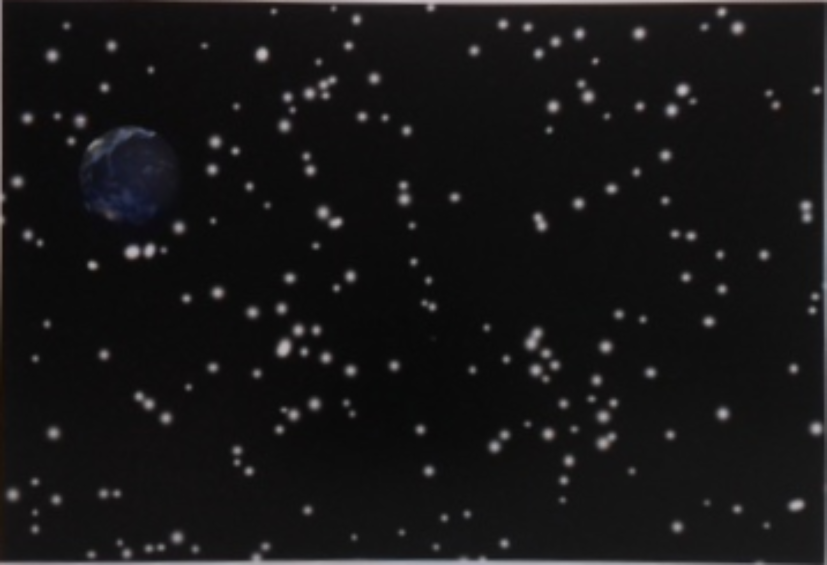
#> input picture moonDistance/window1.png, 1653 x 1130 px (shown at 1/2 size); its folder holds only this picture in this run
$ python findPlanets.py window1.png
#> lines starting #> are read from the running program, lines starting #| are printed output that depends on the picture; after the words box and inside, x2 and y2 are one past the last pixel; in counts of white or black regions, pixels touching at a corner belong together
### moonDistance/planets.py
class Planet:
    def __init__(self, x, y, r):
        # x and y are the coordinates of the center of the circle
        self.x = x
        self.y = y
        self.r = r
        self.fileName = ""
        self.type = ""

    # create getter methods for the x, y, and r attributes
    def getX(self):
        return self.x

    def getY(self):
        return self.y

    def getR(self):
        return self.r

    def setFileName(self, fileName):
        self.fileName = fileName

    def setType(self, type):
        self.type = type

### moonDistance/findPlanets.py
# Separate planets from background
# Save the image with the planets separated from the background
# into folder called separatedPlanets[time]

import cv2
import numpy as np
import matplotlib.pyplot as plt
import sys
from planets import Planet
import os
import shutil


def applyWhiteMask(image_path):
    # Load the image
    # Replace with the actual path to your image
    img = cv2.imread(image_path, cv2.IMREAD_COLOR)

    # # before detecting white, try to increase the brightness of the image
    # # convert the image to hsv
    # hsv = cv2.cvtColor(img, cv2.COLOR_BGR2HSV)
    # # split the channels
    # h, s, v = cv2.split(hsv)
    # # increase the brightness
    # v += 100
    # # merge the channels
    # final_hsv = cv2.merge((h, s, v))
    # # convert back to bgr
    # img = cv2.cvtColor(final_hsv, cv2.COLOR_HSV2BGR)

    # create an image with only white pixels from the image
    # create a mask
    lower_white = np.array([200, 200, 200], dtype=np.uint8)
    upper_white = np.array([255, 255, 255], dtype=np.uint8)
    white_mask = cv2.inRange(img, lower_white, upper_white)

    # Apply the mask to the image
    result = cv2.bitwise_and(img, img, mask=white_mask)

    # i want to make every white in the image to be 255
    # and everything else to be 0
    # this will make it easier to detect the planets

    # Convert the image to grayscale
    gray = cv2.cvtColor(result, cv2.COLOR_BGR2GRAY)

    # Apply a threshold to convert the image to binary
    _, binary = cv2.threshold(gray, 1, 255, cv2.THRESH_BINARY)

    # i want all the white pixels in the image to increase in size
    # so basically make a circle around each white pixel so it becomes bigger

    # Create a structuring element for the dilation
    kernel = np.ones((40, 40), np.uint8)

    # Apply dilation to increase the size of the white regions
    dilated = cv2.dilate(binary, kernel, iterations=1)

    # [7 lines of commented-out code are left out]

    return dilated


def separate_planet(image_path, save_path, show=1):
    # Load the image
    # Replace with the actual path to your image
    img = cv2.imread(image_path, cv2.IMREAD_COLOR)
    whiteImg = applyWhiteMask(image_path)


    _, mask = cv2.threshold(whiteImg, thresh=180, maxval=255, type=cv2.THRESH_BINARY)
    # copy where we'll assign the new values
    green_hair = np.copy(img)
    # boolean indexing and assignment based on mask
    green_hair[(mask==255)] = [0,0,0]

    fig, ax = plt.subplots(1,2,figsize=(12,6))
    ax[0].imshow(cv2.cvtColor(img, cv2.COLOR_BGR2RGB))
    ax[1].imshow(cv2.cvtColor(green_hair, cv2.COLOR_BGR2RGB))

    plt.show()

    # should be workin giwth green_hair instead


    # idea: first try to detect the starts by looking into white mask on the image


    # Convert the image to grayscale
    gray = cv2.cvtColor(green_hair, cv2.COLOR_BGR2GRAY)

    # Apply GaussianBlur to reduce noise and help circle detection
    gray_blurred = cv2.GaussianBlur(gray, (9, 9), 2)

    # Use Hough Circle Transform to detect circles
    circles = cv2.HoughCircles(
        gray_blurred,
        cv2.HOUGH_GRADIENT,
        dp=1,  # inverse ratio of the accumulator resolution
        minDist=250,  # minimum distance between the centers of detected circles
        param1=10,  # gradient value for edge detection
        param2=20,  # accumulator threshold for circle detection
        minRadius=75,  # minimum radius of the detected circle
        maxRadius=120,  # maximum radius of the detected circle
    )

    listOfPlanetObjects = []

    # If circles are found, draw them on the image
    if circles is not None:
        circles = np.uint16(np.around(circles))
        for i in circles[0, :]:
            # draw the outer circle
            # cv2.circle(img, (i[0], i[1]), i[2], (0, 255, 0), 2)
            # draw the center of the circle
            # cv2.circle(img, (i[0], i[1]), 2, (0, 0, 255), 3)
            # Need to create a new Planet object and save it to the list
            planet = Planet(i[0], i[1], i[2])
            planet.setFileName(fromPathGetFileName(image_path))
            listOfPlanetObjects.append(planet)

        # Display the result
        plt.imshow(cv2.cvtColor(img, cv2.COLOR_BGR2RGB))
        plt.title('Detected Circles')
        # if show==1:
        #     plt.show()
        # Save the image using plt
        # plt.imsave(save_path, cv2.cvtColor(img, cv2.COLOR_BGR2RGB))
        # when key pressed, close the window
        plt.close()

    else:
        print("No circles detected.")

    print(f"Detected {len(listOfPlanetObjects)} planet[s].")
    return listOfPlanetObjects

def fromPathGetFileName(path):
    return os.path.basename(path)


def cropImage(img):
        # Convert the image to grayscale
    gray = cv2.cvtColor(img, cv2.COLOR_BGR2GRAY)

    # Find contours in the image
    contours, _ = cv2.findContours(gray, cv2.RETR_EXTERNAL, cv2.CHAIN_APPROX_SIMPLE)

    # Find the contour with the maximum area (assuming it represents the planet)
    max_contour = max(contours, key=cv2.contourArea)

    # Create a mask for the planet using the maximum contour
    mask = np.zeros_like(gray)
    cv2.drawContours(mask, [max_contour], 0, 255, thickness=cv2.FILLED)

    # Bitwise AND operation to apply the mask to the original image
    result = cv2.bitwise_and(img, img, mask=mask)

    # Find the bounding box of the planet
    x, y, w, h = cv2.boundingRect(max_contour)

    # Crop the image to the bounding box
    cropped_image = result[y:y+h, x:x+w]

    # Resize the cropped image to your desired dimensions
    desired_size = (300, 300)  # specify the dimensions you want
    resized_image = cv2.resize(cropped_image, desired_size)

    # Display or save the final result as needed
    cv2.imshow("Final Result", resized_image)
    cv2.waitKey(0)
    cv2.destroyAllWindows()


    return resized_image

# now a generic function
# it will, take the image path, the save path, and the planet object
# it will try to detect the planet in the image
# then it will remove the background and save the image to the save path
def planetDetection():


    input_path = sys.argv[1]
    output_path = sys.argv[1]

    listOfPlanetObjects = separate_planet(input_path, output_path, 1)
#> in separate_planet, img is the input picture: shape (1130, 1653, 3); mean B, G, R 22.2, 21.6, 22.4
#> in applyWhiteMask, `white_mask = cv2.inRange(img, lower_white, upper_white)`: white_mask: shape (1130, 1653); every value is 0
#> in applyWhiteMask, `result = cv2.bitwise_and(img, img, mask=white_mask)`: result: shape (1130, 1653, 3); every value is 0
#> in separate_planet, `plt.show()`:
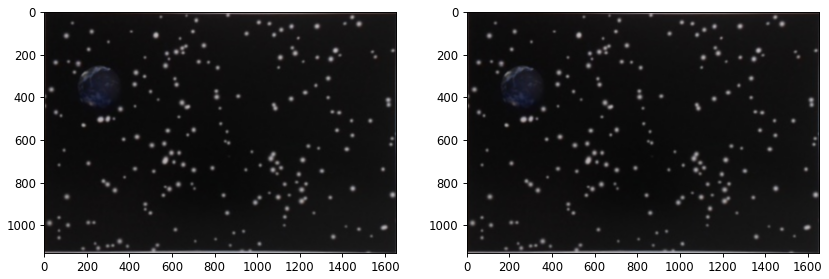
#> figure drawn by matplotlib, 2 panels
#> in separate_planet, `circles = cv2.HoughCircles( gray_blurred, cv2.HOUGH_GRADIENT, dp=1,`: circles = [[260.5, 355.5, 103.5]]
#> in separate_planet, `circles = np.uint16(np.around(circles))`: circles = [[260, 356, 104]]
#> the loop in separate_planet, `for i in circles[0, :]:` made 1 pass
#> after the loop in separate_planet, `for i in circles[0, :]:`: listOfPlanetObjects = 1 item
#| Detected 1 planet[s].

    # output path will be Planets/[name of the image].jpg


    # now I need to remove everything from the image except the planet
    # I will use the Planet object to do this
    # I will use the x, y, r to create a mask
    # then I will apply the mask to the image
    # then I will save the image to file
    counter = -1
    for planet in listOfPlanetObjects:
        counter += 1
        # read the image
        img = cv2.imread(output_path, cv2.IMREAD_COLOR)
        # create a mask
        mask = np.zeros(img.shape[:2], np.uint8)
        cv2.circle(mask, (planet.x, planet.y), planet.r, (255, 255, 255), -1)
        # apply the mask
        result = cv2.bitwise_and(img, img, mask=mask)
        # crop it
        result = cropImage(result)
        # save the image
        # change the output path to include a counter so that the images are not overwritten
        # it should look like Planets/[name of the image]_[counter].jpg
        local_output_path = output_path.split(".")[0] + "_" + str(counter) + ".jpg"
        planet.setFileName(fromPathGetFileName(local_output_path))
        cv2.imwrite("circle_1.png", result)

    print("Planets separated and saved to Planets folder.")
    return listOfPlanetObjects

# [84 lines left out: functions earth_or_moon, planetOfInterest, detectIfFolderIsEmpty, not called in this run]

def main():
    planetDetection()
#> in planetDetection, `cv2.circle(mask, (planet.x, planet.y), planet.r, (255, 255, 255), -1)`:
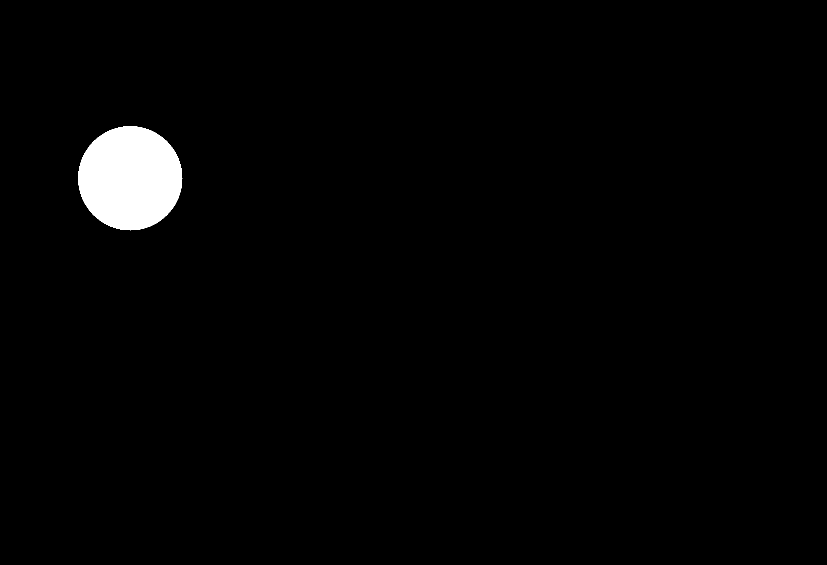
#> mask: shape (1130, 1653) (shown at 1/2 size); 1.8% white; 1 white region
#> in cropImage, `contours, _ = cv2.findContours(gray, cv2.RETR_EXTERNAL, cv2.CHAIN_APPR..`: contours = 1 contour; box (x1, y1, x2, y2) and area: (156, 252, 365, 461) 33654
#> in cropImage, `max_contour = max(contours, key=cv2.contourArea)`: max_contour = contour of 308 points, box (x1, y1, x2, y2) (156, 252, 365, 461), area 33654
#> in cropImage, `x, y, w, h = cv2.boundingRect(max_contour)`: x = 156; y = 252; w = 209
#> in cropImage, `cropped_image = result[y:y+h, x:x+w]`:
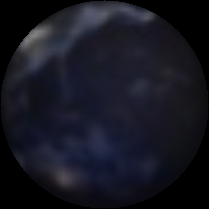
#> cropped_image: shape (209, 209, 3); mean B, G, R 32.8, 22.8, 22
    # if we don't have earth/moon templates yet, create them
    # createTemplate()

    # planetOfInterest()


if __name__ == "__main__":
    main()

$ run again, on moonDistance/window5.png
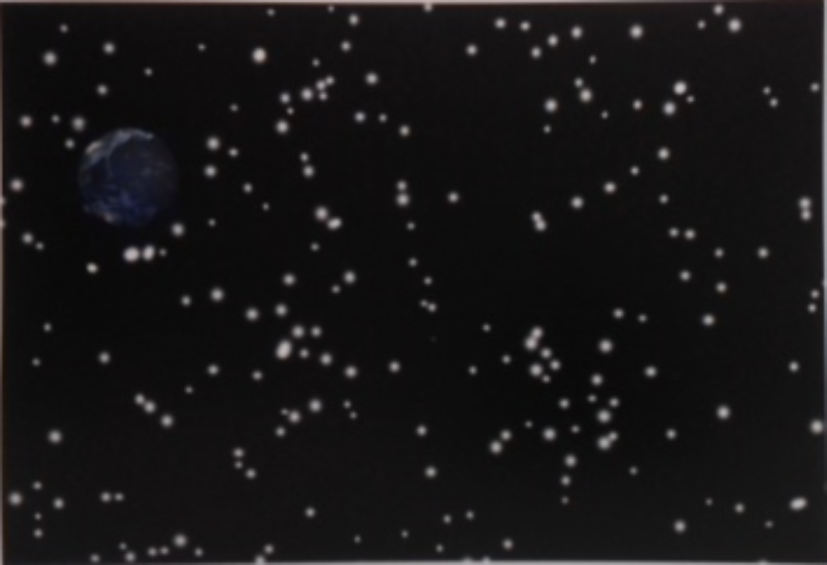
#> input picture moonDistance/window5.png, 1653 x 1130 px (shown at 1/2 size)
#> in separate_planet, img is the input picture: shape (1130, 1653, 3); mean B, G, R 22.1, 21.4, 22.7
#> white_mask: shape (1130, 1653); every value is 0
#> in separate_planet, `circles = cv2.HoughCircles( gray_blurred, cv2.HOUGH_GRADIENT, dp=1,`: circles = [[266.5, 348.5, 89.3]]
#> in separate_planet, `circles = np.uint16(np.around(circles))`: circles = [[266, 348, 89]]
#> the loop in separate_planet, `for i in circles[0, :]:` made 1 pass
#> after the loop in separate_planet, `for i in circles[0, :]:`: listOfPlanetObjects = 1 item
#| Detected 1 planet[s].
#> in planetDetection, `cv2.circle(mask, (planet.x, planet.y), planet.r, (255, 255, 255), -1)`:
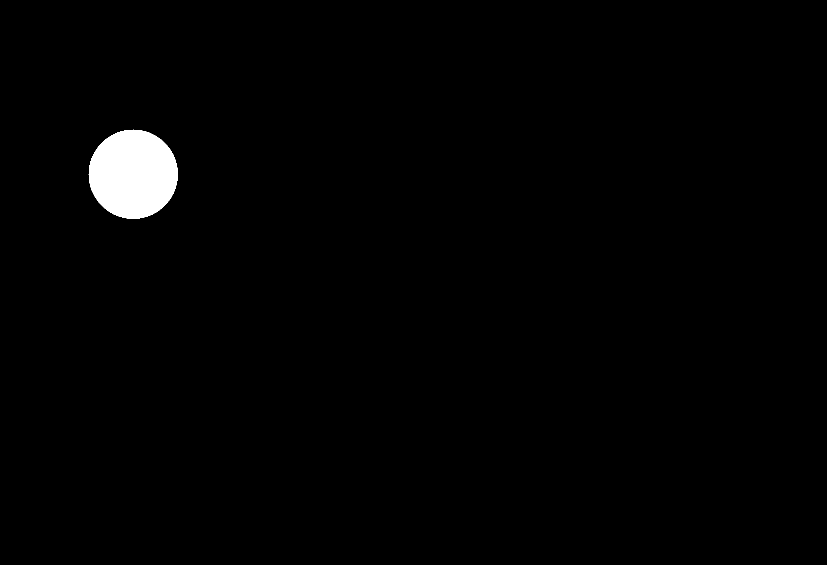
#> mask: shape (1130, 1653) (shown at 1/2 size); 1.3% white; 1 white region
#> contours = 1 contour; box (x1, y1, x2, y2) and area: (177, 259, 356, 438) 24594
#> max_contour = contour of 244 points, box (x1, y1, x2, y2) (177, 259, 356, 438), area 24594
#> x = 177; y = 259; w = 179
#> in cropImage, `cropped_image = result[y:y+h, x:x+w]`:
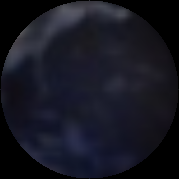
#> cropped_image: shape (179, 179, 3); mean B, G, R 32.9, 22.6, 21.9

$ run again, on moonDistance/window7.png
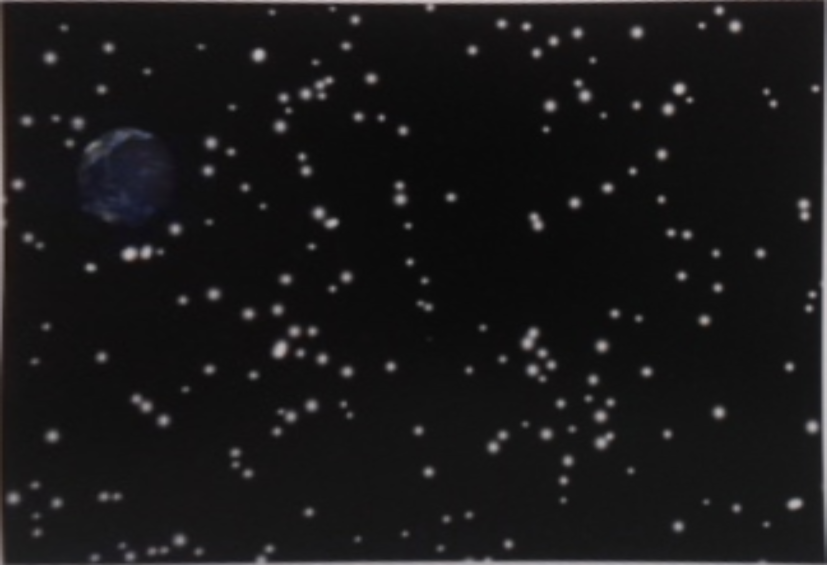
#> input picture moonDistance/window7.png, 1653 x 1130 px (shown at 1/2 size)
#> in separate_planet, img is the input picture: shape (1130, 1653, 3); mean B, G, R 24.2, 23.6, 24.4
#> white_mask: shape (1130, 1653); every value is 0
#> in separate_planet, `circles = cv2.HoughCircles( gray_blurred, cv2.HOUGH_GRADIENT, dp=1,`: circles = [[251.5, 351.5, 95.9]]
#> in separate_planet, `circles = np.uint16(np.around(circles))`: circles = [[252, 352, 96]]
#> the loop in separate_planet, `for i in circles[0, :]:` made 1 pass
#> after the loop in separate_planet, `for i in circles[0, :]:`: listOfPlanetObjects = 1 item
#| Detected 1 planet[s].
#> in planetDetection, `cv2.circle(mask, (planet.x, planet.y), planet.r, (255, 255, 255), -1)`:
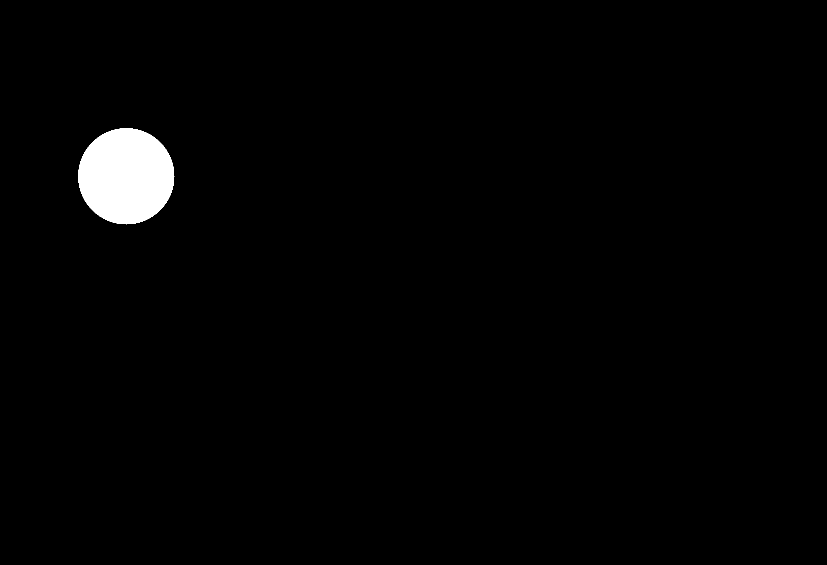
#> mask: shape (1130, 1653) (shown at 1/2 size); 1.5% white; 1 white region
#> contours = 1 contour; box (x1, y1, x2, y2) and area: (156, 256, 349, 449) 28646
#> max_contour = contour of 276 points, box (x1, y1, x2, y2) (156, 256, 349, 449), area 28646
#> x = 156; y = 256; w = 193
#> in cropImage, `cropped_image = result[y:y+h, x:x+w]`:
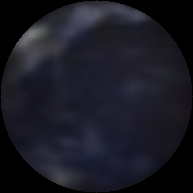
#> cropped_image: shape (193, 193, 3); mean B, G, R 35.8, 26.1, 25.7

$ run again, on moonDistance/window2.png
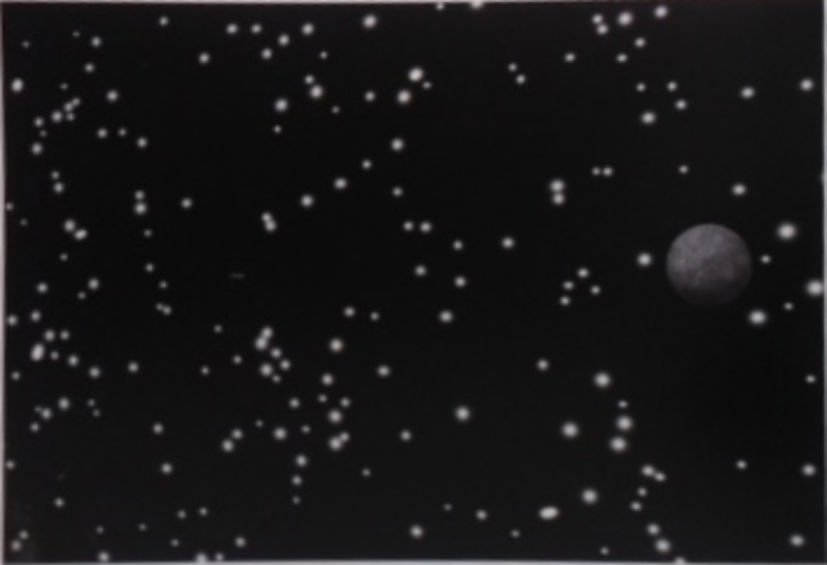
#> input picture moonDistance/window2.png, 1653 x 1130 px (shown at 1/2 size)
#> in separate_planet, img is the input picture: shape (1130, 1653, 3); mean B, G, R 23.2, 22.6, 23.4
#> white_mask: shape (1130, 1653); every value is 0
#> in separate_planet, `circles = cv2.HoughCircles( gray_blurred, cv2.HOUGH_GRADIENT, dp=1,`: circles = [[1417.5, 533.5, 86]]
#> in separate_planet, `circles = np.uint16(np.around(circles))`: circles = [[1418, 534, 86]]
#> the loop in separate_planet, `for i in circles[0, :]:` made 1 pass
#> after the loop in separate_planet, `for i in circles[0, :]:`: listOfPlanetObjects = 1 item
#| Detected 1 planet[s].
#> in planetDetection, `cv2.circle(mask, (planet.x, planet.y), planet.r, (255, 255, 255), -1)`:
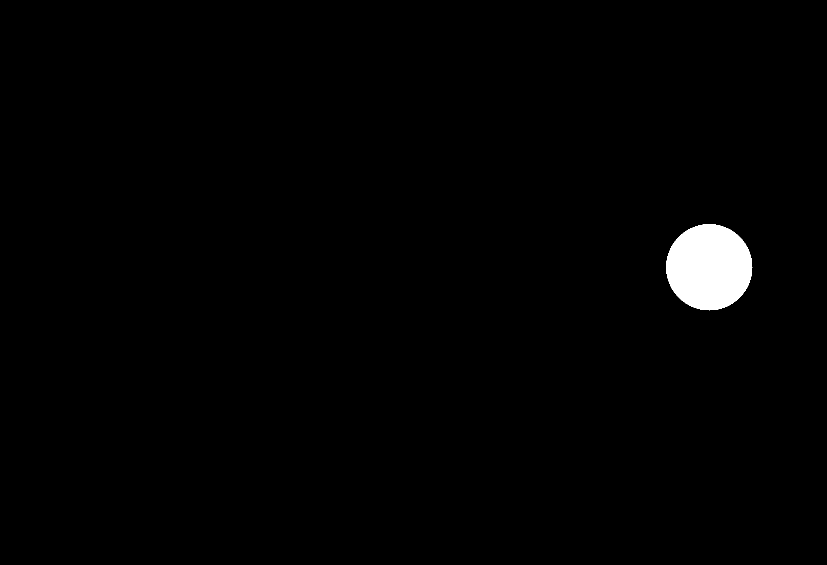
#> mask: shape (1130, 1653) (shown at 1/2 size); 1.2% white; 1 white region
#> contours = 1 contour; box (x1, y1, x2, y2) and area: (1332, 448, 1505, 621) 22974
#> max_contour = contour of 244 points, box (x1, y1, x2, y2) (1332, 448, 1505, 621), area 22974
#> x = 1332; y = 448; w = 173
#> in cropImage, `cropped_image = result[y:y+h, x:x+w]`:
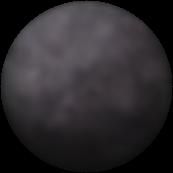
#> cropped_image: shape (173, 173, 3); mean B, G, R 44.8, 41.6, 44.7
